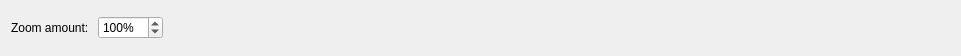
<?xml version="1.0" encoding="UTF-8"?>
<ui version="4.0">
 <class>ZoomToolMenu</class>
 <widget class="QWidget" name="ZoomToolMenu">
  <property name="geometry">
   <rect>
    <x>0</x>
    <y>0</y>
    <width>961</width>
    <height>56</height>
   </rect>
  </property>
  <property name="windowTitle">
   <string>Form</string>
  </property>
  <layout class="QHBoxLayout" name="horizontalLayout_2">
   <item>
    <layout class="QHBoxLayout" name="horizontalLayout">
     <item>
      <widget class="QLabel" name="label">
       <property name="text">
        <string>Zoom amount: </string>
       </property>
      </widget>
     </item>
     <item>
      <widget class="QSpinBox" name="zoomSpinBox">
       <property name="suffix">
        <string>%</string>
       </property>
       <property name="minimum">
        <number>1</number>
       </property>
       <property name="maximum">
        <number>1000</number>
       </property>
       <property name="value">
        <number>100</number>
       </property>
       <property name="displayIntegerBase">
        <number>10</number>
       </property>
      </widget>
     </item>
     <item>
      <spacer name="horizontalSpacer">
       <property name="orientation">
        <enum>Qt::Horizontal</enum>
       </property>
       <property name="sizeHint" stdset="0">
        <size>
         <width>40</width>
         <height>20</height>
        </size>
       </property>
      </spacer>
     </item>
    </layout>
   </item>
  </layout>
 </widget>
 <resources/>
 <connections/>
</ui>
